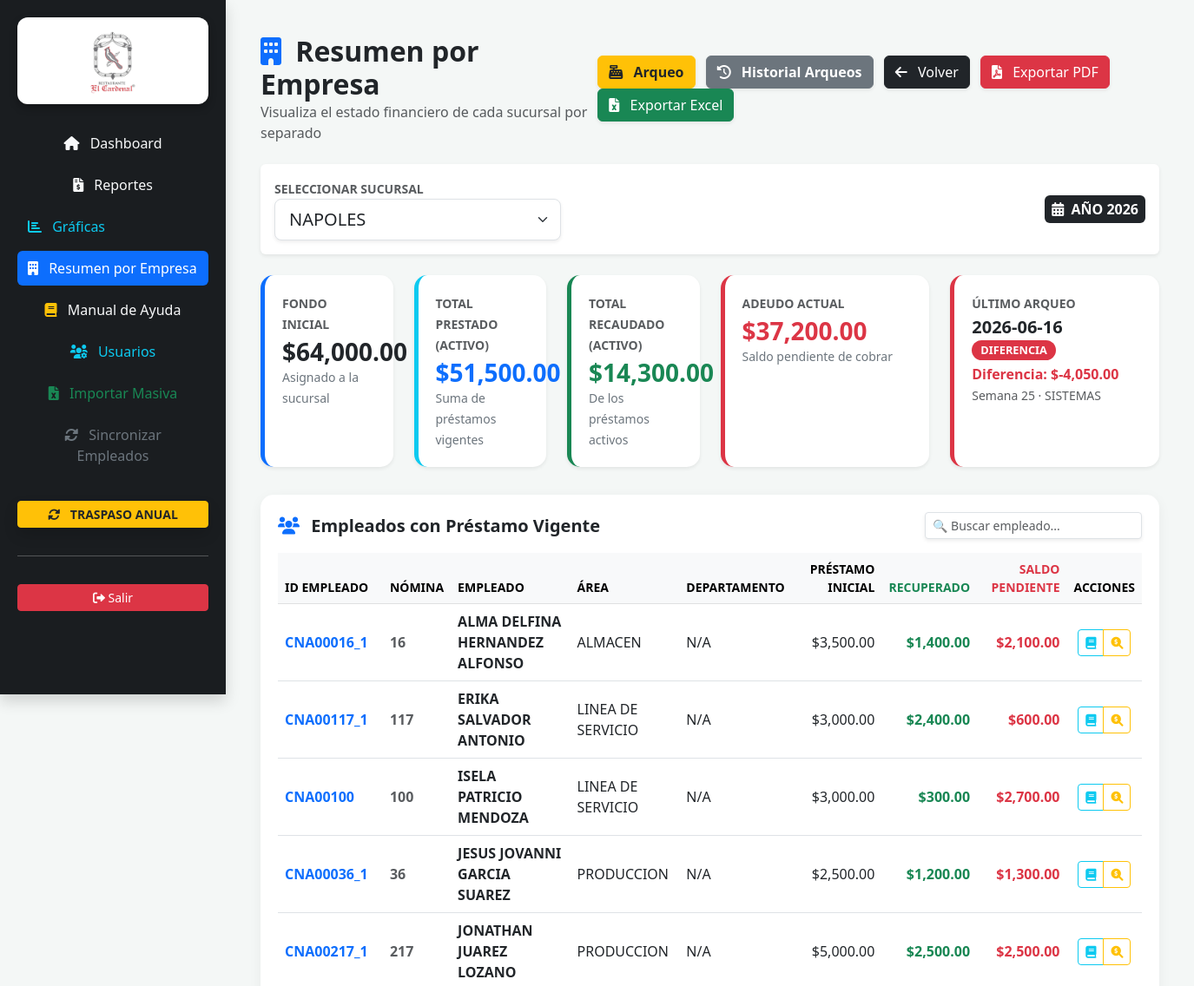
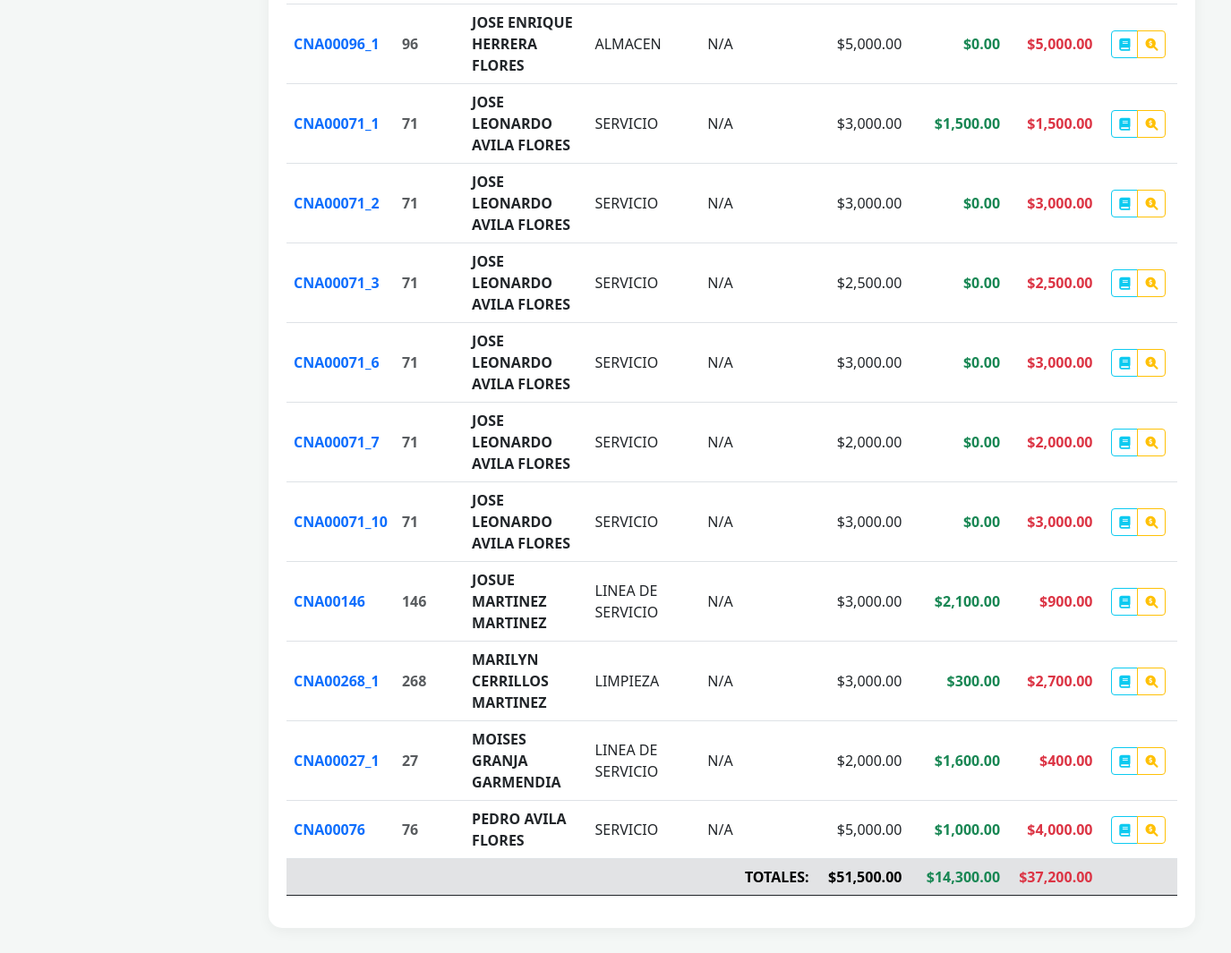
The app's page /resumen_empresa/NAPOLES (signed in), older data (2 pictures, top to bottom).
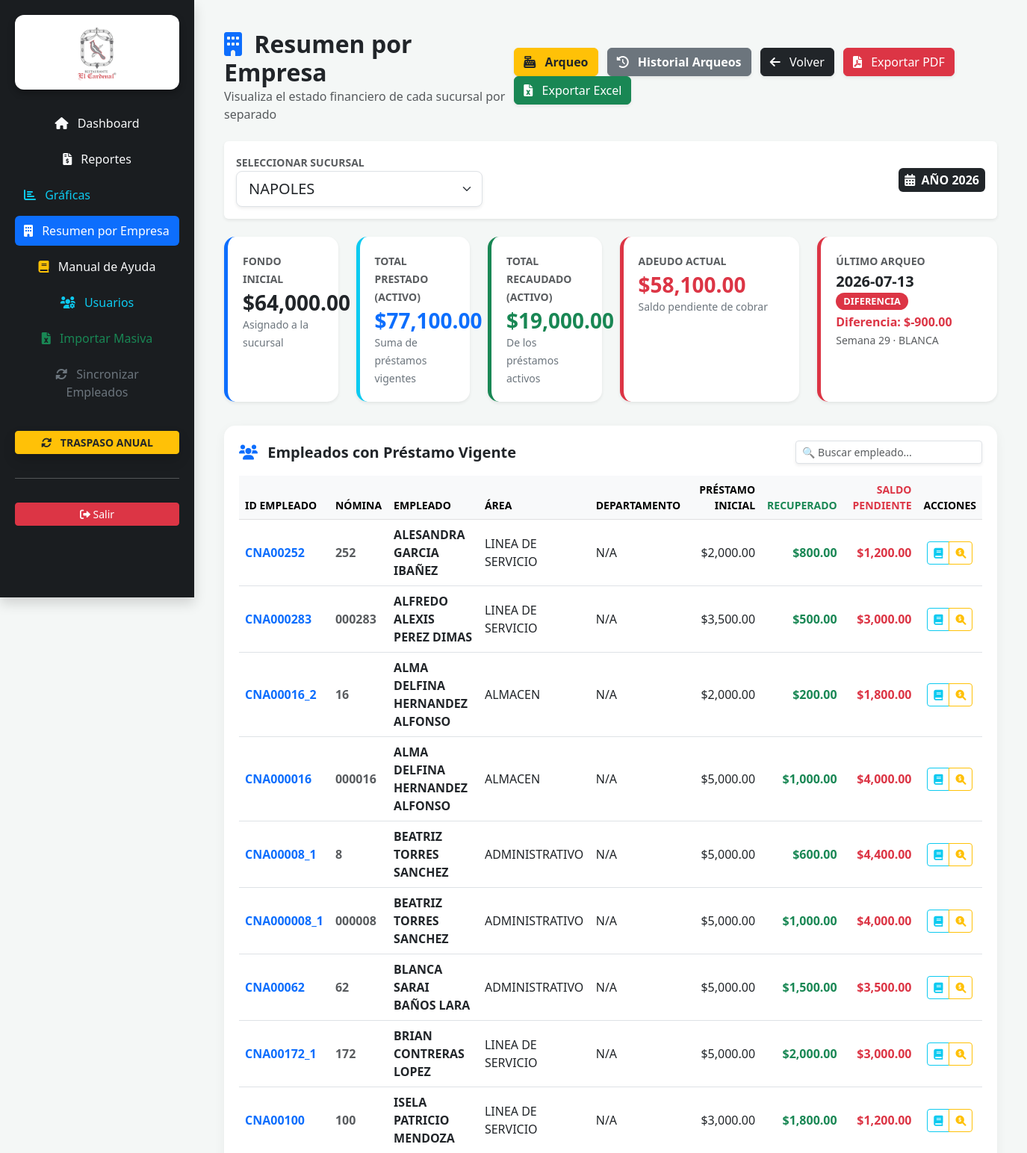
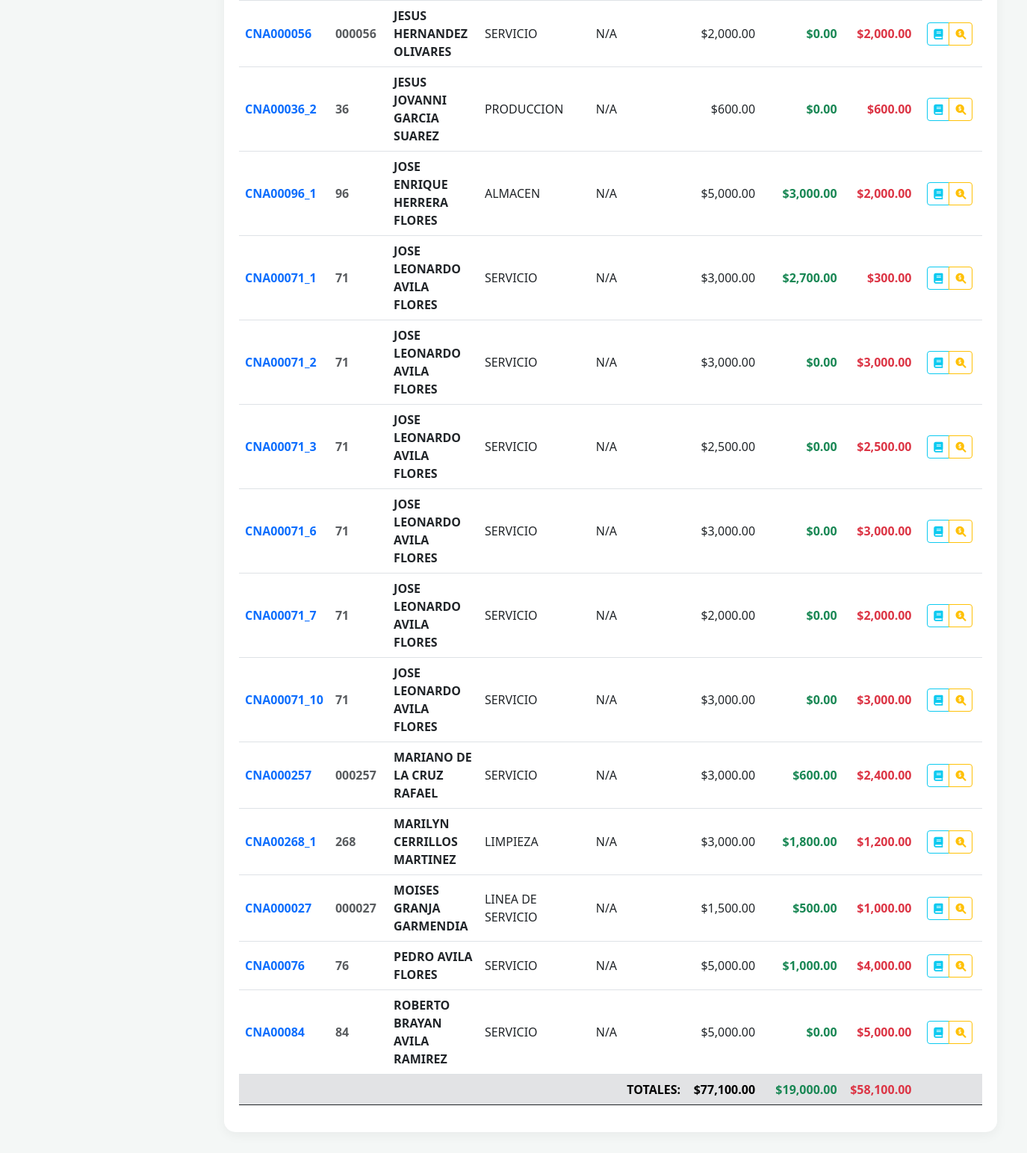
The same page, newer data (2 pictures, top to bottom).
### tables this page shows
CREATE TABLE arqueos (
        id INTEGER PRIMARY KEY AUTOINCREMENT, sucursal TEXT, fecha TEXT, semana INTEGER, 
        fondo_sistema REAL, efectivo_real REAL, diferencia REAL, observaciones TEXT, usuario TEXT, detalle TEXT);

CREATE TABLE prestamos (
        id INTEGER PRIMARY KEY AUTOINCREMENT, nomina TEXT, empleado TEXT NOT NULL,
        area TEXT, monto_inicial REAL, saldo_pendiente REAL, fecha_otorgamiento TEXT, sucursal TEXT, semana_otorgada INTEGER, autoriza TEXT, motivo_adicional TEXT, id_empleado TEXT, fecha_ingreso TEXT, puesto TEXT);

### app.py (the view)
@app.route('/resumen_empresa/<sucursal>')
def resumen_empresa(sucursal):
    if not es_admin() and session.get('sucursal') != sucursal:
        return redirect(f'/resumen_empresa/{session.get("sucursal")}')
    sucursales_validas = ['TACUBA', 'BOMBILLA', 'RESTORANES', 'NAPOLES', 'BRIGAR', 'BGARI']
    if sucursal not in sucursales_validas:
        sucursal = 'TACUBA'
    conn = sqlite3.connect(DB_NAME, timeout=10.0)
    conn.row_factory = sqlite3.Row
    caja = conn.execute('SELECT saldo_inicial, saldo_actual FROM cajas WHERE sucursal = ?', (sucursal,)).fetchone()
    fondo_inicial = int(caja['saldo_inicial']) if caja else 0
    fondo_actual = int(caja['saldo_actual']) if caja else 0
    ultimo_arqueo = conn.execute('SELECT * FROM arqueos WHERE sucursal = ? ORDER BY fecha DESC LIMIT 1', (sucursal,)).fetchone()
    hoy = datetime.now()
    semana_actual = hoy.isocalendar()[1]
    arqueo_pendiente = False
    if not (es_admin() and sucursal != session.get('sucursal')):
        arqueo_hecho = conn.execute('SELECT id FROM arqueos WHERE sucursal = ? AND semana = ? AND strftime("%Y", fecha) = ?',
                                    (sucursal, semana_actual, str(hoy.year))).fetchone()
        if not arqueo_hecho:
            arqueo_pendiente = True
    historial_arqueos = conn.execute('SELECT * FROM arqueos WHERE sucursal = ? ORDER BY id DESC', (sucursal,)).fetchall()
    historial_arqueos_parsed = []
    for a in historial_arqueos:
        a_dict = dict(a)
        try:
            if a_dict.get('detalle'):
                a_dict['detalle'] = json.loads(a_dict['detalle'])
            else:
                a_dict['detalle'] = {}
        except:
            a_dict['detalle'] = {}
        a_dict['detalle_json'] = json.dumps(a_dict['detalle'], ensure_ascii=False)
        historial_arqueos_parsed.append(a_dict)
    prestamos_activos = conn.execute('''
        SELECT id, id_empleado, nomina, empleado, area, monto_inicial, saldo_pendiente, fecha_ingreso,
               (monto_inicial - saldo_pendiente) as recuperado
        FROM prestamos
        WHERE sucursal = ? AND saldo_pendiente > 0
        ORDER BY empleado ASC
    ''', (sucursal,)).fetchall()
    total_prestado = conn.execute('SELECT SUM(monto_inicial) FROM prestamos WHERE sucursal = ? AND saldo_pendiente > 0', (sucursal,)).fetchone()[0] or 0
    total_adeudo = conn.execute('SELECT SUM(saldo_pendiente) FROM prestamos WHERE sucursal = ? AND saldo_pendiente > 0', (sucursal,)).fetchone()[0] or 0
    total_recaudado = total_prestado - total_adeudo
    cajas = conn.execute('SELECT * FROM cajas').fetchall()
    usuarios_lista = conn.execute('SELECT * FROM usuarios WHERE username != "SISTEMAS"').fetchall()
    res_anio = conn.execute('SELECT fecha_otorgamiento FROM prestamos ORDER BY id DESC LIMIT 1').fetchone()
    anio_act = str(hoy.year)
    if res_anio and res_anio[0]:
        match = re.search(r'\d{4}', str(res_anio[0]))
        if match:
            anio_act = match.group()
    conn.close()
    return render_template('resumen_empresa.html',
                          sucursal=sucursal, sucursales=sucursales_validas,
                          fondo_inicial=fondo_inicial, fondo_actual=fondo_actual,
                          total_prestado=total_prestado, total_recaudado=total_recaudado,
                          total_adeudo=total_adeudo, prestamos=prestamos_activos,
                          anio_act=anio_act, admin=es_admin(), cajas=cajas,
                          usuarios=usuarios_lista, datetime=datetime,
                          arqueo_pendiente=arqueo_pendiente, historial_arqueos=historial_arqueos_parsed,
                          ultimo_arqueo=ultimo_arqueo)

### app.py (called while the page is built)
def es_admin():
    return session.get('rol') == 'ADMIN'

@app.before_request
def verificar_sesion_activa():
    if request.path.startswith('/static/') or request.path == '/login':
        return None
    if 'user' in session:
        user = session['user']
        token_actual = session.get('session_token')
        if user not in sesiones_activas:
            session.clear()
            flash("Tu sesión ha sido cerrada remotamente por el administrador.", "danger")
            return redirect('/login')
        token_valido = sesiones_activas[user].get('token')
        if token_valido != token_actual and user != 'SISTEMAS':
            session.clear()
            flash("Tu sesión ha sido cerrada remotamente por el administrador.", "danger")
            return redirect('/login')
        else:
            sesiones_activas[user]['ultima_actividad'] = datetime.now().strftime('%Y-%m-%d %H:%M:%S')

### templates/resumen_empresa.html (shortened to what the changed rows need)
<!DOCTYPE html>
<html lang="es">
<head>
    <link href="https://cdn.jsdelivr.net/npm/bootstrap@5.3.0/dist/css/bootstrap.min.css" rel="stylesheet">
    <link rel="stylesheet" href="https://cdnjs.cloudflare.com/ajax/libs/font-awesome/6.0.0/css/all.min.css">
</head>
<body>
<div class="main-content">
    <div class="d-flex justify-content-between align-items-center mb-4">
        <div>
            <h2 class="fw-bold text-dark mb-0"><i class="fas fa-building me-2 text-primary"></i> Resumen por Empresa</h2>
        </div>
    </div>
    <div class="row mb-4">
        <div class="col-lg-2 col-md-4 mb-2">
            <div class="kpi-card shadow-sm border-info">
                <small class="text-muted fw-bold text-uppercase">Total Prestado (Activo)</small>
                <h3 class="fw-bold text-primary mb-0 mt-1">${{ "{:,.2f}".format(total_prestado) }}</h3>
                <small class="text-secondary">Suma de préstamos vigentes</small>
            </div>
        </div>
        <div class="col-lg-2 col-md-4 mb-2">
            <div class="kpi-card shadow-sm border-success">
                <small class="text-muted fw-bold text-uppercase">Total Recaudado (Activo)</small>
                <h3 class="fw-bold text-success mb-0 mt-1">${{ "{:,.2f}".format(total_recaudado) }}</h3>
                <small class="text-secondary">De los préstamos activos</small>
            </div>
        </div>
        <div class="col-lg-3 col-md-4 mb-2">
            <div class="kpi-card shadow-sm border-danger">
                <small class="text-muted fw-bold text-uppercase">Adeudo Actual</small>
                <h3 class="fw-bold text-danger mb-0 mt-1">${{ "{:,.2f}".format(total_adeudo) }}</h3>
                <small class="text-secondary">Saldo pendiente de cobrar</small>
            </div>
        </div>
        <div class="col-lg-3 col-md-4 mb-2">
            <div class="kpi-card shadow-sm border-{{ 'success' if ultimo_arqueo and ultimo_arqueo.diferencia == 0 else 'danger' }}"
                 style="border-left-color: {{ '#28a745' if ultimo_arqueo and ultimo_arqueo.diferencia == 0 else '#dc3545' }};">
                <small class="text-muted fw-bold text-uppercase">Último Arqueo</small>
                {% if ultimo_arqueo %}
                    <h5 class="fw-bold mb-0 mt-1">
                        {{ ultimo_arqueo.fecha.split(' ')[0] }}
                        <span class="badge {{ 'bg-success' if ultimo_arqueo.diferencia == 0 else 'bg-danger' }} badge-estatus">
                            {{ 'CUADRADO' if ultimo_arqueo.diferencia == 0 else 'DIFERENCIA' }}
                        </span>
                    </h5>
                    <div class="mt-1">
                        <span class="fw-bold {{ 'text-success' if ultimo_arqueo.diferencia == 0 else 'text-danger' }}">
                            Diferencia: ${{ "{:,.2f}".format(ultimo_arqueo.diferencia) }}
                        </span>
                    </div>
                    <small class="text-muted">Semana {{ ultimo_arqueo.semana }} · {{ ultimo_arqueo.usuario }}</small>
                {% else %}
                    <h5 class="fw-bold text-muted mt-1">Sin arqueo</h5>
                    <small class="text-secondary">No hay registros</small>
                {% endif %}
            </div>
        </div>
    </div>
    <div class="table-container" id="tablaContainer">
        <table class="table table-hover align-middle" id="tablaEmpleados">
            <thead class="table-light text-uppercase small">
                <tr>
                    <th>ID Empleado</th>
                    <th>Nómina</th>
                    <th>Empleado</th>
                    <th>Área</th>
                    <th>DEPARTAMENTO</th>
                    <th class="text-end">Préstamo Inicial</th>
                    <th class="text-end text-success">Recuperado</th>
                    <th class="text-end text-danger">Saldo Pendiente</th>
                    <th class="text-center no-print">Acciones</th>
                </tr>
            </thead>
            <tbody>
                {% set total_prestado_suma = namespace(valor=0) %}
                {% set total_recuperado_suma = namespace(valor=0) %}
                {% set total_pendiente_suma = namespace(valor=0) %}
                {% for p in prestamos %}
                    {% set total_prestado_suma.valor = total_prestado_suma.valor + p.monto_inicial %}
                    {% set total_recuperado_suma.valor = total_recuperado_suma.valor + p.recuperado %}
                    {% set total_pendiente_suma.valor = total_pendiente_suma.valor + p.saldo_pendiente %}
                <tr>
                    <td class="fw-bold text-primary">{{ p.id_empleado or 'N/A' }}</td>
                    <td class="text-muted fw-bold">{{ p.nomina }}</td>
                    <td class="fw-bold">{{ p.empleado }}</td>
                    <td>{{ p.area }}</td>
                    <td>{{ p.puesto or 'N/A' }}</td>
                    <td class="text-end">${{ "{:,.2f}".format(p.monto_inicial) }}</td>
                    <td class="text-end text-success fw-bold">${{ "{:,.2f}".format(p.recuperado) }}</td>
                    <td class="text-end text-danger fw-bold">${{ "{:,.2f}".format(p.saldo_pendiente) }}</td>
                    <td class="text-center no-print">
                        <div class="btn-group">
                            <a href="/reporte/kardex_empleado" class="btn btn-sm btn-outline-info" title="Ver Kardex" onclick="event.preventDefault(); document.getElementById('formKardex{{ p.id }}').submit();">
                                <i class="fas fa-book"></i>
                            </a>
                            <a href="/auditar_abonos/{{ p.id }}" class="btn btn-sm btn-outline-warning" title="Auditar Abonos">
                                <i class="fas fa-search-dollar"></i>
                            </a>
                        </div>
                    </td>
                </tr>
                {% else %}
                <tr><td colspan="9" class="text-center text-muted py-4">No hay empleados con préstamos activos en esta sucursal.</td></tr>
                {% endfor %}
            </tbody>
            <tfoot class="table-secondary fw-bold border-top border-dark">
                <tr>
                    <td colspan="5" class="text-end text-uppercase">TOTALES:</td>
                    <td class="text-end" id="total_prestado_foot">${{ "{:,.2f}".format(total_prestado_suma.valor) }}</td>
                    <td class="text-end text-success" id="total_recuperado_foot">${{ "{:,.2f}".format(total_recuperado_suma.valor) }}</td>
                    <td class="text-end text-danger" id="total_pendiente_foot">${{ "{:,.2f}".format(total_pendiente_suma.valor) }}</td>
                    <td class="no-print"></td>
                </tr>
            </tfoot>
        </table>
    </div>
</div>
</body>
</html>

Row changes from the older to the newer data that the page shows:
removed arqueos: fecha "2026-06-16", diferencia "DIFERENCIA", diferencia "-4,050.00", semana "25", usuario "SISTEMAS"
no longer on this page (row edited): prestamos: id_empleado "CNA00016_1", nomina "16", empleado "ALMA DELFINA HERNANDEZ ALFONSO", area "ALMACEN", puesto "N/A", monto_inicial "3,500.00", recuperado "1,400.00", saldo_pendiente "2,100.00"
no longer on this page (row edited): prestamos: id_empleado "CNA00117_1", nomina "117", empleado "ERIKA SALVADOR ANTONIO", area "LINEA DE SERVICIO", puesto "N/A", monto_inicial "3,000.00", recuperado "2,400.00", saldo_pendiente "600.00"
no longer on this page (row edited): prestamos: id_empleado "CNA00036_1", nomina "36", empleado "JESUS JOVANNI GARCIA SUAREZ", area "PRODUCCION", puesto "N/A", monto_inicial "2,500.00", recuperado "1,200.00", saldo_pendiente "1,300.00"
no longer on this page (row edited): prestamos: id_empleado "CNA00217_1", nomina "217", empleado "JONATHAN JUAREZ LOZANO", area "PRODUCCION", puesto "N/A", monto_inicial "5,000.00", recuperado "2,500.00", saldo_pendiente "2,500.00"
no longer on this page (row edited): prestamos: id_empleado "CNA00146", nomina "146", empleado "JOSUE MARTINEZ MARTINEZ", area "LINEA DE SERVICIO", puesto "N/A", monto_inicial "3,000.00", recuperado "2,100.00", saldo_pendiente "900.00"
no longer on this page (row edited): prestamos: id_empleado "CNA00027_1", nomina "27", empleado "MOISES GRANJA GARMENDIA", area "LINEA DE SERVICIO", puesto "N/A", monto_inicial "2,000.00", recuperado "1,600.00", saldo_pendiente "400.00"
added arqueos: fecha "2026-07-13", diferencia "DIFERENCIA", diferencia "-900.00", semana "29", usuario "BLANCA"
added prestamos: id_empleado "CNA00252", nomina "252", empleado "ALESANDRA GARCIA IBAÑEZ", area "LINEA DE SERVICIO", puesto "N/A", monto_inicial "2,000.00", recuperado "800.00", saldo_pendiente "1,200.00"
added prestamos: id_empleado "CNA000283", nomina "000283", empleado "ALFREDO ALEXIS PEREZ DIMAS", area "LINEA DE SERVICIO", puesto "N/A", monto_inicial "3,500.00", recuperado "500.00", saldo_pendiente "3,000.00"
added prestamos: id_empleado "CNA00016_2", nomina "16", empleado "ALMA DELFINA HERNANDEZ ALFONSO", area "ALMACEN", puesto "N/A", monto_inicial "2,000.00", recuperado "200.00", saldo_pendiente "1,800.00"
added prestamos: id_empleado "CNA000016", nomina "000016", empleado "ALMA DELFINA HERNANDEZ ALFONSO", area "ALMACEN", puesto "N/A", monto_inicial "5,000.00", recuperado "1,000.00", saldo_pendiente "4,000.00"
added prestamos: id_empleado "CNA00008_1", nomina "8", empleado "BEATRIZ TORRES SANCHEZ", area "ADMINISTRATIVO", puesto "N/A", monto_inicial "5,000.00", recuperado "600.00", saldo_pendiente "4,400.00"
added prestamos: id_empleado "CNA000008_1", nomina "000008", empleado "BEATRIZ TORRES SANCHEZ", area "ADMINISTRATIVO", puesto "N/A", monto_inicial "5,000.00", recuperado "1,000.00", saldo_pendiente "4,000.00"
added prestamos: id_empleado "CNA00062", nomina "62", empleado "BLANCA SARAI BAÑOS LARA", area "ADMINISTRATIVO", puesto "N/A", monto_inicial "5,000.00", recuperado "1,500.00", saldo_pendiente "3,500.00"
added prestamos: id_empleado "CNA00172_1", nomina "172", empleado "BRIAN CONTRERAS LOPEZ", area "LINEA DE SERVICIO", puesto "N/A", monto_inicial "5,000.00", recuperado "2,000.00", saldo_pendiente "3,000.00"
changed prestamos "CNA00100": recuperado "300.00" → "1,800.00"; saldo_pendiente "2,700.00" → "1,200.00"
added prestamos: id_empleado "CNA000056", nomina "000056", empleado "JESUS HERNANDEZ OLIVARES", area "SERVICIO", puesto "N/A", monto_inicial "2,000.00", recuperado "0.00", saldo_pendiente "2,000.00"
added prestamos: id_empleado "CNA00036_2", nomina "36", empleado "JESUS JOVANNI GARCIA SUAREZ", area "PRODUCCION", puesto "N/A", monto_inicial "600.00", recuperado "0.00", saldo_pendiente "600.00"
changed prestamos "CNA00096_1": recuperado "0.00" → "3,000.00"; saldo_pendiente "5,000.00" → "2,000.00"
changed prestamos "CNA00071_1": recuperado "1,500.00" → "2,700.00"; saldo_pendiente "1,500.00" → "300.00"
added prestamos: id_empleado "CNA000257", nomina "000257", empleado "MARIANO DE LA CRUZ RAFAEL", area "SERVICIO", puesto "N/A", monto_inicial "3,000.00", recuperado "600.00", saldo_pendiente "2,400.00"
changed prestamos "CNA00268_1": recuperado "300.00" → "1,800.00"; saldo_pendiente "2,700.00" → "1,200.00"
added prestamos: id_empleado "CNA000027", nomina "000027", empleado "MOISES GRANJA GARMENDIA", area "LINEA DE SERVICIO", puesto "N/A", monto_inicial "1,500.00", recuperado "500.00", saldo_pendiente "1,000.00"
added prestamos: id_empleado "CNA00084", nomina "84", empleado "ROBERTO BRAYAN AVILA RAMIREZ", area "SERVICIO", puesto "N/A", monto_inicial "5,000.00", recuperado "0.00", saldo_pendiente "5,000.00"
Text that changed along with them:
{{ "{:,.2f}".format(total_prestado) }}: "51,500.00" → "77,100.00"
{{ "{:,.2f}".format(total_recaudado) }}: "14,300.00" → "19,000.00"
{{ "{:,.2f}".format(total_adeudo) }}: "37,200.00" → "58,100.00"
{{ "{:,.2f}".format(total_prestado_suma.valor) }}: "51,500.00" → "77,100.00"
{{ "{:,.2f}".format(total_recuperado_suma.valor) }}: "14,300.00" → "19,000.00"
{{ "{:,.2f}".format(total_pendiente_suma.valor) }}: "37,200.00" → "58,100.00"
